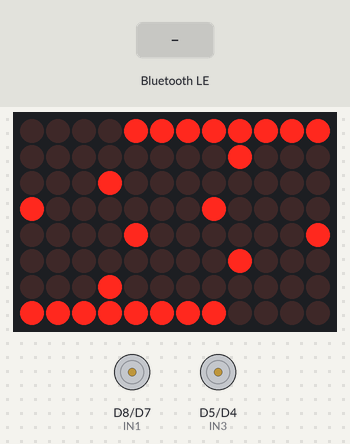
Bench run of a sketch on a simulated Arduino Uno R4 WiFi. Shown: 12×8 LED matrix, motor-driver pin pairs drawn as motors (green arrow = first pin HIGH = forward, orange = second pin HIGH = backward, longer = more drive, scaled by the enable pin). The inputs (shaded band) are chosen by the test bench. Nothing arrives over Bluetooth unless stated; a phone connects over Bluetooth LE 3 s after start; what the sketch prints to the serial monitor is not drawn.

Above: at 3.8 s.
3.9 s: Bluetooth LE write "F" received
At 4.7 s:
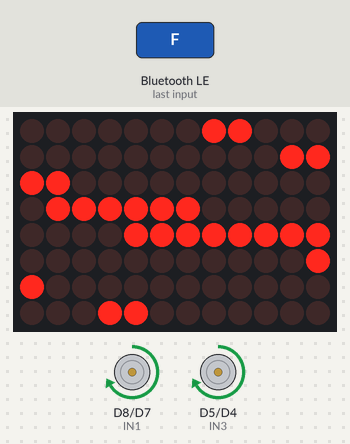
5.4 s: Bluetooth LE write "B" received
At 5.9 s:
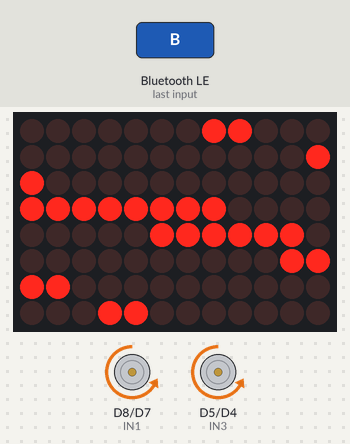
6.9 s: Bluetooth LE write "L" received
At 8.1 s:
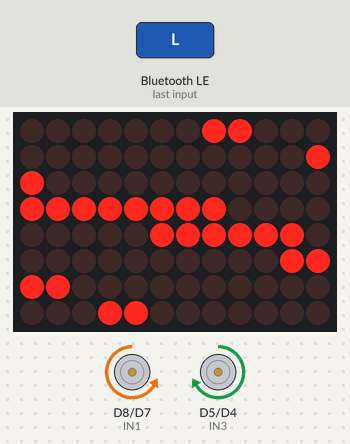
8.4 s: Bluetooth LE write "R" received
At 9.3 s:
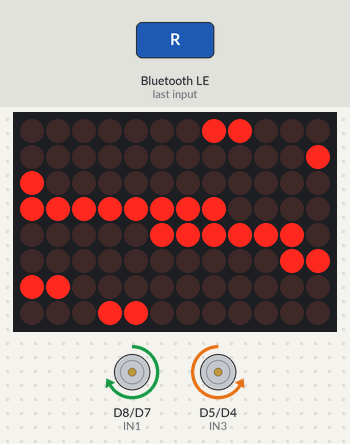
Timing chart, 0 to 10.9 s (numbered marks = the images above; inputs shaded):
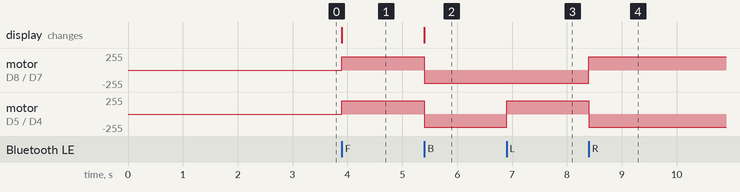

The sketch:

kontrol-motor-robot-l298n-with-ble.ino
```cpp
#include <ArduinoBLE.h>
#include <Arduino_LED_Matrix.h>

// --- INISIALISASI LED MATRIX ---
ArduinoLEDMatrix matrix;

// Array Animasi LED Matrix (Frame)
const uint32_t ikonMaju[] = {
  0x018003c0, 0x07e00ff0, 0x01800180
};
const uint32_t ikonMundur[] = {
  0x01800180, 0x0ff007e0, 0x03c00180
};
const uint32_t ikonBerhenti[] = {
  0x0ff00810, 0x08100810, 0x08100ff0
};

// --- INISIALISASI BLE ---
// Membuat custom UUID untuk service dan characteristic
BLEService carService("19B10000-E8F2-537E-4F6C-D104768A1214");
BLEByteCharacteristic commandChar("19B10001-E8F2-537E-4F6C-D104768A1214", BLERead | BLEWrite);

// --- DEFINISI PIN MOTOR ---
#define ENA 9
#define IN1 8
#define IN2 7
#define ENB 3
#define IN3 5
#define IN4 4

int speedDefault = 200; // Kecepatan jelajah

void setup() {
  Serial.begin(9600);

  // Setup Pin Motor
  pinMode(ENA, OUTPUT);
  pinMode(IN1, OUTPUT);
  pinMode(IN2, OUTPUT);
  pinMode(ENB, OUTPUT);
  pinMode(IN3, OUTPUT);
  pinMode(IN4, OUTPUT);

  // Setup LED Matrix
  matrix.begin();
  matrix.loadFrame(ikonBerhenti); // Tampilan awal

  // Setup BLE
  if (!BLE.begin()) {
    Serial.println("Gagal memulai modul BLE!");
    while (1);
  }

  BLE.setLocalName("RobotCar_R4"); // Nama robot yang muncul di HP
  BLE.setAdvertisedService(carService);
  carService.addCharacteristic(commandChar);
  BLE.addService(carService);

  commandChar.writeValue(0);
  BLE.advertise();

  Serial.println("Robot Siap! Silakan koneksikan via Bluetooth.");
}

void loop() {
  // Tunggu koneksi dari HP (Central Device)
  BLEDevice central = BLE.central();

  if (central) {
    Serial.print("Terhubung ke: ");
    Serial.println(central.address());

    // Selama HP terhubung, baca perintah yang dikirim
    while (central.connected()) {
      if (commandChar.written()) {
        char perintah = (char)commandChar.value();
        eksekusiPerintah(perintah);
      }
    }

    // Jika koneksi terputus, otomatis berhenti
    Serial.println("Koneksi terputus.");
    berhenti();
    matrix.loadFrame(ikonBerhenti);
  }
}

// ==========================================
// FUNGSI PENGOLAH PERINTAH
// ==========================================

void eksekusiPerintah(char cmd) {
  switch (cmd) {
    case 'F':
      maju(speedDefault);
      matrix.loadFrame(ikonMaju);
      break;
    case 'B':
      mundur(speedDefault);
      matrix.loadFrame(ikonMundur);
      break;
    case 'L':
      belokKiri(speedDefault);
      // Opsional: Buat ikon panah kiri
      break;
    case 'R':
      belokKanan(speedDefault);
      // Opsional: Buat ikon panah kanan
      break;
    case 'S':
      berhenti();
      matrix.loadFrame(ikonBerhenti);
      break;
  }
}

// ==========================================
// FUNGSI PENGGERAK MOTOR (MUSCLES)
// ==========================================

void maju(int speed) {
  digitalWrite(IN1, HIGH);
  digitalWrite(IN2, LOW);
  analogWrite(ENA, speed);

  digitalWrite(IN3, HIGH);
  digitalWrite(IN4, LOW);
  analogWrite(ENB, speed);
}

void mundur(int speed) {
  digitalWrite(IN1, LOW);
  digitalWrite(IN2, HIGH);
  analogWrite(ENA, speed);

  digitalWrite(IN3, LOW);
  digitalWrite(IN4, HIGH);
  analogWrite(ENB, speed);
}

void belokKiri(int speed) {
  digitalWrite(IN1, LOW);
  digitalWrite(IN2, HIGH);
  analogWrite(ENA, speed);

  digitalWrite(IN3, HIGH);
  digitalWrite(IN4, LOW);
  analogWrite(ENB, speed);
}

void belokKanan(int speed) {
  digitalWrite(IN1, HIGH);
  digitalWrite(IN2, LOW);
  analogWrite(ENA, speed);

  digitalWrite(IN3, LOW);
  digitalWrite(IN4, HIGH);
  analogWrite(ENB, speed);
}

void berhenti() {
  digitalWrite(IN1, LOW);
  digitalWrite(IN2, LOW);
  analogWrite(ENA, 0);

  digitalWrite(IN3, LOW);
  digitalWrite(IN4, LOW);
  analogWrite(ENB, 0);
}
```

Measured:
- after the input at 3.9 s, motor on D8 (IN1) / D7 (IN2), motor on D5 (IN3) / D4 (IN4): stopped → forward 200/255 at once; the display: changes at once (image 1)
- after the input at 5.4 s, motor on D8 (IN1) / D7 (IN2), motor on D5 (IN3) / D4 (IN4): forward 200/255 → backward 200/255 at once; the display: changes at once (image 2)
- after the input at 6.9 s, motor on D5 (IN3) / D4 (IN4): backward 200/255 → forward 200/255 at once
- after the input at 8.4 s, motor on D8 (IN1) / D7 (IN2): backward 200/255 → forward 200/255 at once; motor on D5 (IN3) / D4 (IN4): forward 200/255 → backward 200/255 at once
